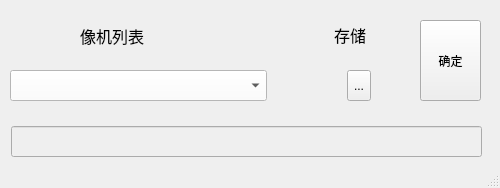
<?xml version="1.0" encoding="UTF-8"?>
<ui version="4.0">
 <class>SaveImgWindow</class>
 <widget class="QMainWindow" name="SaveImgWindow">
  <property name="geometry">
   <rect>
    <x>0</x>
    <y>0</y>
    <width>500</width>
    <height>188</height>
   </rect>
  </property>
  <property name="minimumSize">
   <size>
    <width>500</width>
    <height>188</height>
   </size>
  </property>
  <property name="maximumSize">
   <size>
    <width>500</width>
    <height>188</height>
   </size>
  </property>
  <property name="windowTitle">
   <string>图片另存为</string>
  </property>
  <property name="animated">
   <bool>true</bool>
  </property>
  <property name="tabShape">
   <enum>QTabWidget::Rounded</enum>
  </property>
  <widget class="QWidget" name="centralwidget">
   <widget class="QLineEdit" name="AddShowLine">
    <property name="enabled">
     <bool>false</bool>
    </property>
    <property name="geometry">
     <rect>
      <x>11</x>
      <y>126</y>
      <width>471</width>
      <height>31</height>
     </rect>
    </property>
    <property name="sizePolicy">
     <sizepolicy hsizetype="Expanding" vsizetype="Expanding">
      <horstretch>0</horstretch>
      <verstretch>0</verstretch>
     </sizepolicy>
    </property>
    <property name="frame">
     <bool>true</bool>
    </property>
    <property name="dragEnabled">
     <bool>false</bool>
    </property>
    <property name="readOnly">
     <bool>false</bool>
    </property>
   </widget>
   <widget class="QWidget" name="">
    <property name="geometry">
     <rect>
      <x>10</x>
      <y>20</y>
      <width>361</width>
      <height>31</height>
     </rect>
    </property>
    <layout class="QHBoxLayout" name="horizontalLayout_2">
     <property name="spacing">
      <number>0</number>
     </property>
     <property name="rightMargin">
      <number>5</number>
     </property>
     <item>
      <spacer name="horizontalSpacer">
       <property name="orientation">
        <enum>Qt::Horizontal</enum>
       </property>
       <property name="sizeType">
        <enum>QSizePolicy::Fixed</enum>
       </property>
       <property name="sizeHint" stdset="0">
        <size>
         <width>70</width>
         <height>20</height>
        </size>
       </property>
      </spacer>
     </item>
     <item>
      <widget class="QLabel" name="label">
       <property name="sizePolicy">
        <sizepolicy hsizetype="Preferred" vsizetype="Preferred">
         <horstretch>0</horstretch>
         <verstretch>0</verstretch>
        </sizepolicy>
       </property>
       <property name="font">
        <font>
         <family>Arial</family>
         <pointsize>12</pointsize>
        </font>
       </property>
       <property name="frameShape">
        <enum>QFrame::NoFrame</enum>
       </property>
       <property name="text">
        <string>像机列表</string>
       </property>
      </widget>
     </item>
     <item>
      <widget class="QLabel" name="label_2">
       <property name="sizePolicy">
        <sizepolicy hsizetype="Fixed" vsizetype="Fixed">
         <horstretch>0</horstretch>
         <verstretch>0</verstretch>
        </sizepolicy>
       </property>
       <property name="font">
        <font>
         <family>Arial</family>
         <pointsize>12</pointsize>
        </font>
       </property>
       <property name="frameShape">
        <enum>QFrame::NoFrame</enum>
       </property>
       <property name="text">
        <string>存储</string>
       </property>
      </widget>
     </item>
    </layout>
   </widget>
   <widget class="QWidget" name="">
    <property name="geometry">
     <rect>
      <x>10</x>
      <y>50</y>
      <width>361</width>
      <height>61</height>
     </rect>
    </property>
    <layout class="QHBoxLayout" name="horizontalLayout">
     <property name="spacing">
      <number>80</number>
     </property>
     <property name="topMargin">
      <number>20</number>
     </property>
     <property name="bottomMargin">
      <number>10</number>
     </property>
     <item>
      <widget class="QComboBox" name="SavedCamBox">
       <property name="sizePolicy">
        <sizepolicy hsizetype="Expanding" vsizetype="Expanding">
         <horstretch>0</horstretch>
         <verstretch>0</verstretch>
        </sizepolicy>
       </property>
       <property name="palette">
        <palette>
         <active>
          <colorrole role="WindowText">
           <brush brushstyle="SolidPattern">
            <color alpha="255">
             <red>0</red>
             <green>0</green>
             <blue>0</blue>
            </color>
           </brush>
          </colorrole>
          <colorrole role="Button">
           <brush brushstyle="SolidPattern">
            <color alpha="255">
             <red>255</red>
             <green>255</green>
             <blue>255</blue>
            </color>
           </brush>
          </colorrole>
          <colorrole role="Light">
           <brush brushstyle="SolidPattern">
            <color alpha="255">
             <red>255</red>
             <green>255</green>
             <blue>255</blue>
            </color>
           </brush>
          </colorrole>
          <colorrole role="Midlight">
           <brush brushstyle="SolidPattern">
            <color alpha="255">
             <red>255</red>
             <green>255</green>
             <blue>255</blue>
            </color>
           </brush>
          </colorrole>
          <colorrole role="Dark">
           <brush brushstyle="SolidPattern">
            <color alpha="255">
             <red>127</red>
             <green>127</green>
             <blue>127</blue>
            </color>
           </brush>
          </colorrole>
          <colorrole role="Mid">
           <brush brushstyle="SolidPattern">
            <color alpha="255">
             <red>170</red>
             <green>170</green>
             <blue>170</blue>
            </color>
           </brush>
          </colorrole>
          <colorrole role="Text">
           <brush brushstyle="SolidPattern">
            <color alpha="255">
             <red>0</red>
             <green>0</green>
             <blue>0</blue>
            </color>
           </brush>
          </colorrole>
          <colorrole role="BrightText">
           <brush brushstyle="SolidPattern">
            <color alpha="255">
             <red>255</red>
             <green>255</green>
             <blue>255</blue>
            </color>
           </brush>
          </colorrole>
          <colorrole role="ButtonText">
           <brush brushstyle="SolidPattern">
            <color alpha="255">
             <red>0</red>
             <green>0</green>
             <blue>0</blue>
            </color>
           </brush>
          </colorrole>
          <colorrole role="Base">
           <brush brushstyle="SolidPattern">
            <color alpha="255">
             <red>255</red>
             <green>255</green>
             <blue>255</blue>
            </color>
           </brush>
          </colorrole>
          <colorrole role="Window">
           <brush brushstyle="SolidPattern">
            <color alpha="255">
             <red>255</red>
             <green>255</green>
             <blue>255</blue>
            </color>
           </brush>
          </colorrole>
          <colorrole role="Shadow">
           <brush brushstyle="SolidPattern">
            <color alpha="255">
             <red>0</red>
             <green>0</green>
             <blue>0</blue>
            </color>
           </brush>
          </colorrole>
          <colorrole role="AlternateBase">
           <brush brushstyle="SolidPattern">
            <color alpha="255">
             <red>255</red>
             <green>255</green>
             <blue>255</blue>
            </color>
           </brush>
          </colorrole>
          <colorrole role="ToolTipBase">
           <brush brushstyle="SolidPattern">
            <color alpha="255">
             <red>255</red>
             <green>255</green>
             <blue>220</blue>
            </color>
           </brush>
          </colorrole>
          <colorrole role="ToolTipText">
           <brush brushstyle="SolidPattern">
            <color alpha="255">
             <red>0</red>
             <green>0</green>
             <blue>0</blue>
            </color>
           </brush>
          </colorrole>
          <colorrole role="PlaceholderText">
           <brush brushstyle="SolidPattern">
            <color alpha="128">
             <red>0</red>
             <green>0</green>
             <blue>0</blue>
            </color>
           </brush>
          </colorrole>
         </active>
         <inactive>
          <colorrole role="WindowText">
           <brush brushstyle="SolidPattern">
            <color alpha="255">
             <red>0</red>
             <green>0</green>
             <blue>0</blue>
            </color>
           </brush>
          </colorrole>
          <colorrole role="Button">
           <brush brushstyle="SolidPattern">
            <color alpha="255">
             <red>255</red>
             <green>255</green>
             <blue>255</blue>
            </color>
           </brush>
          </colorrole>
          <colorrole role="Light">
           <brush brushstyle="SolidPattern">
            <color alpha="255">
             <red>255</red>
             <green>255</green>
             <blue>255</blue>
            </color>
           </brush>
          </colorrole>
          <colorrole role="Midlight">
           <brush brushstyle="SolidPattern">
            <color alpha="255">
             <red>255</red>
             <green>255</green>
             <blue>255</blue>
            </color>
           </brush>
          </colorrole>
          <colorrole role="Dark">
           <brush brushstyle="SolidPattern">
            <color alpha="255">
             <red>127</red>
             <green>127</green>
             <blue>127</blue>
            </color>
           </brush>
          </colorrole>
          <colorrole role="Mid">
           <brush brushstyle="SolidPattern">
            <color alpha="255">
             <red>170</red>
             <green>170</green>
             <blue>170</blue>
            </color>
           </brush>
          </colorrole>
          <colorrole role="Text">
           <brush brushstyle="SolidPattern">
            <color alpha="255">
             <red>0</red>
             <green>0</green>
             <blue>0</blue>
            </color>
           </brush>
          </colorrole>
          <colorrole role="BrightText">
           <brush brushstyle="SolidPattern">
            <color alpha="255">
             <red>255</red>
             <green>255</green>
             <blue>255</blue>
            </color>
           </brush>
          </colorrole>
          <colorrole role="ButtonText">
           <brush brushstyle="SolidPattern">
            <color alpha="255">
             <red>0</red>
             <green>0</green>
             <blue>0</blue>
            </color>
           </brush>
          </colorrole>
          <colorrole role="Base">
           <brush brushstyle="SolidPattern">
            <color alpha="255">
             <red>255</red>
             <green>255</green>
             <blue>255</blue>
            </color>
           </brush>
          </colorrole>
          <colorrole role="Window">
           <brush brushstyle="SolidPattern">
            <color alpha="255">
             <red>255</red>
             <green>255</green>
             <blue>255</blue>
            </color>
           </brush>
          </colorrole>
          <colorrole role="Shadow">
           <brush brushstyle="SolidPattern">
            <color alpha="255">
             <red>0</red>
             <green>0</green>
             <blue>0</blue>
            </color>
           </brush>
          </colorrole>
          <colorrole role="AlternateBase">
           <brush brushstyle="SolidPattern">
            <color alpha="255">
             <red>255</red>
             <green>255</green>
             <blue>255</blue>
            </color>
           </brush>
          </colorrole>
          <colorrole role="ToolTipBase">
           <brush brushstyle="SolidPattern">
            <color alpha="255">
             <red>255</red>
             <green>255</green>
             <blue>220</blue>
            </color>
           </brush>
          </colorrole>
          <colorrole role="ToolTipText">
           <brush brushstyle="SolidPattern">
            <color alpha="255">
             <red>0</red>
             <green>0</green>
             <blue>0</blue>
            </color>
           </brush>
          </colorrole>
          <colorrole role="PlaceholderText">
           <brush brushstyle="SolidPattern">
            <color alpha="128">
             <red>0</red>
             <green>0</green>
             <blue>0</blue>
            </color>
           </brush>
          </colorrole>
         </inactive>
         <disabled>
          <colorrole role="WindowText">
           <brush brushstyle="SolidPattern">
            <color alpha="255">
             <red>127</red>
             <green>127</green>
             <blue>127</blue>
            </color>
           </brush>
          </colorrole>
          <colorrole role="Button">
           <brush brushstyle="SolidPattern">
            <color alpha="255">
             <red>255</red>
             <green>255</green>
             <blue>255</blue>
            </color>
           </brush>
          </colorrole>
          <colorrole role="Light">
           <brush brushstyle="SolidPattern">
            <color alpha="255">
             <red>255</red>
             <green>255</green>
             <blue>255</blue>
            </color>
           </brush>
          </colorrole>
          <colorrole role="Midlight">
           <brush brushstyle="SolidPattern">
            <color alpha="255">
             <red>255</red>
             <green>255</green>
             <blue>255</blue>
            </color>
           </brush>
          </colorrole>
          <colorrole role="Dark">
           <brush brushstyle="SolidPattern">
            <color alpha="255">
             <red>127</red>
             <green>127</green>
             <blue>127</blue>
            </color>
           </brush>
          </colorrole>
          <colorrole role="Mid">
           <brush brushstyle="SolidPattern">
            <color alpha="255">
             <red>170</red>
             <green>170</green>
             <blue>170</blue>
            </color>
           </brush>
          </colorrole>
          <colorrole role="Text">
           <brush brushstyle="SolidPattern">
            <color alpha="255">
             <red>127</red>
             <green>127</green>
             <blue>127</blue>
            </color>
           </brush>
          </colorrole>
          <colorrole role="BrightText">
           <brush brushstyle="SolidPattern">
            <color alpha="255">
             <red>255</red>
             <green>255</green>
             <blue>255</blue>
            </color>
           </brush>
          </colorrole>
          <colorrole role="ButtonText">
           <brush brushstyle="SolidPattern">
            <color alpha="255">
             <red>127</red>
             <green>127</green>
             <blue>127</blue>
            </color>
           </brush>
          </colorrole>
          <colorrole role="Base">
           <brush brushstyle="SolidPattern">
            <color alpha="255">
             <red>255</red>
             <green>255</green>
             <blue>255</blue>
            </color>
           </brush>
          </colorrole>
          <colorrole role="Window">
           <brush brushstyle="SolidPattern">
            <color alpha="255">
             <red>255</red>
             <green>255</green>
             <blue>255</blue>
            </color>
           </brush>
          </colorrole>
          <colorrole role="Shadow">
           <brush brushstyle="SolidPattern">
            <color alpha="255">
             <red>0</red>
             <green>0</green>
             <blue>0</blue>
            </color>
           </brush>
          </colorrole>
          <colorrole role="AlternateBase">
           <brush brushstyle="SolidPattern">
            <color alpha="255">
             <red>255</red>
             <green>255</green>
             <blue>255</blue>
            </color>
           </brush>
          </colorrole>
          <colorrole role="ToolTipBase">
           <brush brushstyle="SolidPattern">
            <color alpha="255">
             <red>255</red>
             <green>255</green>
             <blue>220</blue>
            </color>
           </brush>
          </colorrole>
          <colorrole role="ToolTipText">
           <brush brushstyle="SolidPattern">
            <color alpha="255">
             <red>0</red>
             <green>0</green>
             <blue>0</blue>
            </color>
           </brush>
          </colorrole>
          <colorrole role="PlaceholderText">
           <brush brushstyle="SolidPattern">
            <color alpha="128">
             <red>0</red>
             <green>0</green>
             <blue>0</blue>
            </color>
           </brush>
          </colorrole>
         </disabled>
        </palette>
       </property>
       <property name="contextMenuPolicy">
        <enum>Qt::ActionsContextMenu</enum>
       </property>
      </widget>
     </item>
     <item>
      <widget class="QToolButton" name="SaveFileBtn">
       <property name="sizePolicy">
        <sizepolicy hsizetype="Fixed" vsizetype="Expanding">
         <horstretch>0</horstretch>
         <verstretch>0</verstretch>
        </sizepolicy>
       </property>
       <property name="contextMenuPolicy">
        <enum>Qt::ActionsContextMenu</enum>
       </property>
       <property name="text">
        <string>...</string>
       </property>
       <property name="iconSize">
        <size>
         <width>30</width>
         <height>30</height>
        </size>
       </property>
       <property name="popupMode">
        <enum>QToolButton::DelayedPopup</enum>
       </property>
       <property name="toolButtonStyle">
        <enum>Qt::ToolButtonIconOnly</enum>
       </property>
       <property name="arrowType">
        <enum>Qt::NoArrow</enum>
       </property>
      </widget>
     </item>
    </layout>
   </widget>
   <widget class="QPushButton" name="SaveBtn">
    <property name="enabled">
     <bool>true</bool>
    </property>
    <property name="geometry">
     <rect>
      <x>420</x>
      <y>20</y>
      <width>61</width>
      <height>81</height>
     </rect>
    </property>
    <property name="sizePolicy">
     <sizepolicy hsizetype="Fixed" vsizetype="Fixed">
      <horstretch>0</horstretch>
      <verstretch>0</verstretch>
     </sizepolicy>
    </property>
    <property name="text">
     <string>确定</string>
    </property>
   </widget>
  </widget>
  <widget class="QStatusBar" name="statusbar"/>
 </widget>
 <resources/>
 <connections/>
</ui>
